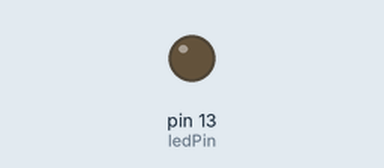
Simulated run of this sketch. Board: Arduino Uno, built with avr-gcc and run on an emulated ATmega328P. Shown: output pins drawn as LEDs (lit = HIGH).

Above: at 2.6 s.
At 10.3 s:
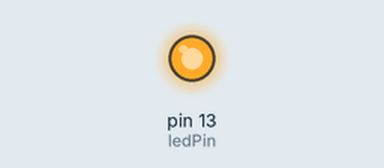
Timing chart, 0 to 26.5 s (numbered marks = the images above):
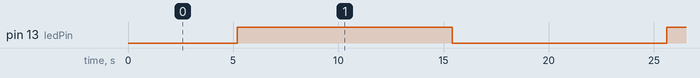

Measured:
- by itself, pin 13 (ledPin): alternates HIGH for 10.2 s and LOW for 10.2 s

The sketch:

ArdunioEg3.ino
```cpp
int ledPin=13;
int brightness=0;
int fader=5;

void setup() {
  pinMode(ledPin,OUTPUT);
  Serial.begin(9600);

}

void loop() {
 analogWrite(ledPin,brightness);
 brightness=brightness+fader;
 if(brightness==0||brightness==255)
 {
  fader=-fader;
 }
 delay(200);


}
```
